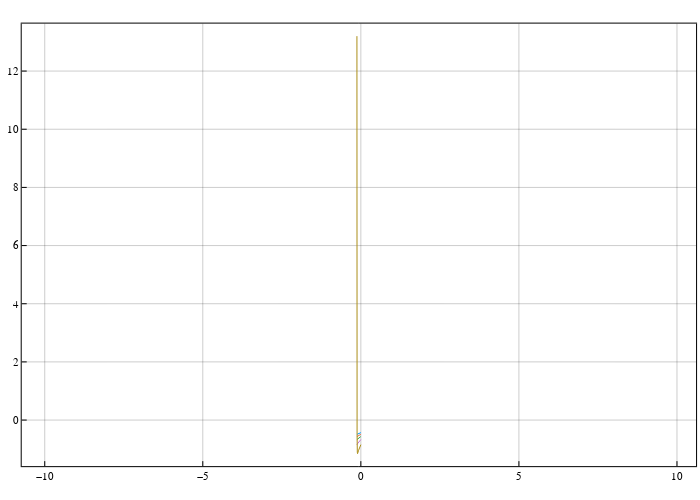

Notebook code for this chart:
### Code cell
pcart2 = plot(
    size=(700,500), frame_style=:box, aspect_ratio=:equal, grid=0.4, legend=false
);

sol1, _, _ = sol_param_list2[1]
sol2, _, _ = sol_param_list2[2]
sol3, _, _ = sol_param_list2[3]
sol4, _, _ = sol_param_list2[4]
sol5, _, _ = sol_param_list2[5]

plot!(pcart2, sol1.t, hcat(sol1.u...)[5,:])
plot!(pcart2, sol2.t, hcat(sol2.u...)[5,:])
plot!(pcart2, sol3.t, hcat(sol3.u...)[5,:])
plot!(pcart2, sol4.t, hcat(sol4.u...)[5,:])
plot!(pcart2, sol5.t, hcat(sol5.u...)[5,:])

### Figure 1 — Plotly figure (JSON) as saved in the notebook; plotly's stock layout.template omitted (floating-point values rounded to 4 significant figures; data arrays with more than 128 entries replaced by an {"elided": "..."} marker saying what was removed)
{"data": [{"colorbar": {"len": 0.962, "title": "", "x": 0.9944, "y": 0.5111}, "legendgroup": "y1", "line": {"color": "rgba(0, 154, 250, 1.000)", "dash": "solid", "shape": "linear", "width": 1}, "mode": "lines", "name": "y1", "showlegend": true, "type": "scatter", "x": [0, -0.001929, -0.005179, -0.009095, -0.01386, -0.01932, -0.02543, -0.03209, -0.03921, -0.0467, -0.05448, -0.06247, -0.07061, -0.07884, -0.08713, -0.09543, -0.1037, -0.112, -0.1201, -0.1242], "xaxis": "x", "y": [-0.433, -0.4338, -0.4352, -0.4369, -0.439, -0.4414, -0.4441, -0.4471, -0.4503, -0.4537, -0.4573, -0.4611, -0.465, -0.4689, -0.473, -0.4771, -0.4813, -0.4855, -0.4898, -0.4919], "yaxis": "y", "zmax": null, "zmin": null}, {"colorbar": {"len": 0.962, "title": "", "x": 0.9944, "y": 0.5111}, "legendgroup": "y2", "line": {"color": "rgba(227, 111, 71, 1.000)", "dash": "solid", "shape": "linear", "width": 1}, "mode": "lines", "name": "y2", "showlegend": true, "type": "scatter", "x": [0, -0.001768, -0.00451, -0.007678, -0.01159, -0.01599, -0.02093, -0.02628, -0.03199, -0.03798, -0.04418, -0.05055, -0.05703, -0.06357, -0.07016, -0.07675, -0.08332, -0.08987, -0.09636, -0.1028, -0.1092, -0.1154, -0.1216, -0.1242], "xaxis": "x", "y": [-0.4919, -0.4928, -0.4943, -0.4959, -0.498, -0.5004, -0.5031, -0.5061, -0.5093, -0.5126, -0.5162, -0.5199, -0.5237, -0.5276, -0.5316, -0.5356, -0.5397, -0.5438, -0.548, -0.5522, -0.5564, -0.5606, -0.5648, -0.5666], "yaxis": "y", "zmax": null, "zmin": null}, {"colorbar": {"len": 0.962, "title": "", "x": 0.9944, "y": 0.5111}, "legendgroup": "y3", "line": {"color": "rgba(62, 164, 78, 1.000)", "dash": "solid", "shape": "linear", "width": 1}, "mode": "lines", "name": "y3", "showlegend": true, "type": "scatter", "x": [0, -0.001576, -0.003734, -0.006303, -0.00935, -0.01279, -0.01659, -0.02068, -0.02502, -0.02955, -0.03423, -0.03902, -0.04388, -0.04878, -0.05371, -0.05863, -0.06354, -0.06842, -0.07327, -0.07807, -0.08281, -0.0875, -0.09213, -0.09669, -0.1012, -0.1056, -0.11, -0.1143, -0.1185, -0.1227, -0.1242], "xaxis": "x", "y": [-0.5666, -0.5677, -0.5692, -0.571, -0.5731, -0.5756, -0.5783, -0.5813, -0.5845, -0.5879, -0.5914, -0.595, -0.5988, -0.6027, -0.6066, -0.6106, -0.6147, -0.6187, -0.6229, -0.627, -0.6312, -0.6353, -0.6395, -0.6437, -0.648, -0.6522, -0.6564, -0.6606, -0.6648, -0.6691, -0.6706], "yaxis": "y", "zmax": null, "zmin": null}, {"colorbar": {"len": 0.962, "title": "", "x": 0.9944, "y": 0.5111}, "legendgroup": "y4", "line": {"color": "rgba(195, 113, 210, 1.000)", "dash": "solid", "shape": "linear", "width": 1}, "mode": "lines", "name": "y4", "showlegend": true, "type": "scatter", "x": [0, -0.001333, -0.00289, -0.004806, -0.006972, -0.009406, -0.01204, -0.01486, -0.01782, -0.0209, -0.02405, -0.02726, -0.03051, -0.03378, -0.03706, -0.04032, -0.04358, -0.04681, -0.05001, -0.05318, -0.05631, -0.0594, -0.06245, -0.06546, -0.06842, -0.07134, -0.07421, -0.07704, -0.07983, -0.08257, -0.08527, -0.08792, -0.09053, -0.0931, -0.09562, -0.09811, -0.1005, -0.103, -0.1053, -0.1076, -0.1099, -0.1122, -0.1144, -0.1165, -0.1187, -0.1208, -0.1229, -0.1242], "xaxis": "x", "y": [-0.6706, -0.672, -0.6736, -0.6756, -0.6779, -0.6805, -0.6833, -0.6864, -0.6896, -0.693, -0.6966, -0.7003, -0.7041, -0.7079, -0.7119, -0.7158, -0.7199, -0.7239, -0.728, -0.7321, -0.7362, -0.7403, -0.7445, -0.7486, -0.7528, -0.7569, -0.7611, -0.7652, -0.7694, -0.7735, -0.7777, -0.7818, -0.786, -0.7901, -0.7942, -0.7984, -0.8025, -0.8066, -0.8107, -0.8148, -0.8189, -0.823, -0.8271, -0.8312, -0.8352, -0.8393, -0.8433, -0.8459], "yaxis": "y", "zmax": null, "zmin": null}, {"colorbar": {"len": 0.962, "title": "", "x": 0.9944, "y": 0.5111}, "legendgroup": "y5", "line": {"color": "rgba(172, 142, 24, 1.000)", "dash": "solid", "shape": "linear", "width": 1}, "mode": "lines", "name": "y5", "showlegend": true, "type": "scatter", "x": {"elided": "501 float values"}, "xaxis": "x", "y": {"elided": "501 float values"}, "yaxis": "y", "zmax": null, "zmin": null}], "layout": {"annotations": [], "height": 500, "margin": {"b": 20, "l": 0, "r": 0, "t": 20}, "paper_bgcolor": "rgba(255, 255, 255, 1.000)", "plot_bgcolor": "rgba(255, 255, 255, 1.000)", "showlegend": false, "width": 700, "xaxis": {"anchor": "y", "domain": [0.03102, 0.9944], "gridcolor": "rgba(0, 0, 0, 0.400)", "gridwidth": 0.5, "linecolor": "rgba(0, 0, 0, 1.000)", "mirror": true, "range": [-10.73, 10.6], "showgrid": true, "showline": true, "showticklabels": true, "tickangle": 0, "tickcolor": "rgb(0, 0, 0)", "tickfont": {"color": "rgba(0, 0, 0, 1.000)", "family": "sans-serif", "size": 11}, "tickmode": "array", "ticks": "inside", "ticktext": ["−10", "−5", "0", "5", "10"], "tickvals": [-10, -5, 0, 5, 10], "title": "", "titlefont": {"color": "rgba(0, 0, 0, 1.000)", "family": "sans-serif", "size": 15}, "type": "-", "visible": true, "zeroline": false, "zerolinecolor": "rgba(0, 0, 0, 1.000)"}, "yaxis": {"anchor": "x", "domain": [0.0301, 0.9921], "gridcolor": "rgba(0, 0, 0, 0.400)", "gridwidth": 0.5, "linecolor": "rgba(0, 0, 0, 1.000)", "mirror": true, "range": [-1.585, 13.63], "showgrid": true, "showline": true, "showticklabels": true, "tickangle": 0, "tickcolor": "rgb(0, 0, 0)", "tickfont": {"color": "rgba(0, 0, 0, 1.000)", "family": "sans-serif", "size": 11}, "tickmode": "array", "ticks": "inside", "ticktext": ["0", "2", "4", "6", "8", "10", "12"], "tickvals": [0, 2, 4, 6, 8, 10, 12], "title": "", "titlefont": {"color": "rgba(0, 0, 0, 1.000)", "family": "sans-serif", "size": 15}, "type": "-", "visible": true, "zeroline": false, "zerolinecolor": "rgba(0, 0, 0, 1.000)"}}}
